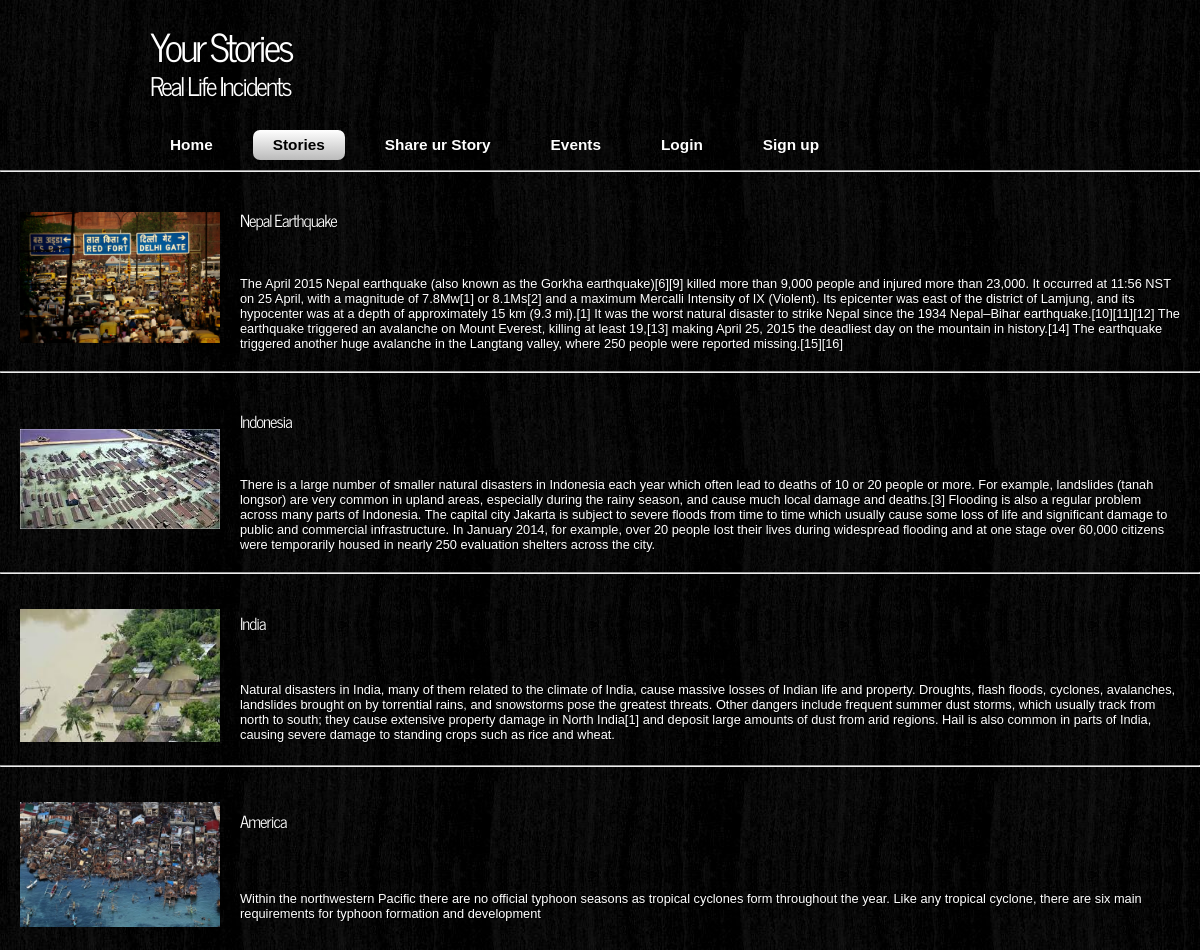
The page /freehtml5ph/displaystory.php on the database its author committed.
### tables this page shows
CREATE TABLE IF NOT EXISTS `temp` (
`id` int(11) NOT NULL,
  `storyname` varchar(200) NOT NULL,
  `imgname` varchar(200) NOT NULL,
  `storydes` varchar(1000) NOT NULL
);

### freehtml5ph/displaystory.php (the view, shortened to what this page needs)
<!DOCTYPE html>
<html>
<head>
  <link rel="stylesheet" type="text/css" href="css/style.css" />
</head>
<body>
  <div id="main">
    <header>
	  <div id="banner">
	    <div id="welcome">
	      <h3>Your Stories</h3>
	    </div>
	    <div id="welcome_slogan">
	      <h3>Real Life Incidents</h3>
	    </div>
	  </div>
    </header>
	<nav>
	  <div id="menubar">
        <ul id="nav">
          <li><a href="index.html">Home</a></li>
          <li class="current"><a href="Story.html">Stories</a></li>
          <li><a href="upload2.html">Share ur Story</a></li>
          <li><a href="projects.html">Events</a></li>
          <li><a href="login.html">Login</a></li>
		  <li><a href="Signup.html">Sign up</a></li>
        </ul>
      </div>
	</nav>
<?php
$query="SELECT *FROM  temp";
$result = mysql_query($query);
?>
<?php
while ($row = mysql_fetch_array($result)){
?>
<table cellspacing="20px">
<tr><td rowspan="2">
<div>
<img src="upload/images/<?php echo $row['imgname'];?>" width="200px" height=auto >
</div><div float="left"></td>
<td>
<h3 float="left"><?php echo $row['storyname'] ?> </h3></td>
</tr>
<tr><td float="left">
<br>
<?php echo $row['storydes'] ?></div><br>
</td></tr>
<hr><br>
<?php
}
?>
</table>

### freehtml5ph/css/style.css (style rules this page uses)
html { height: 100%; }
* { margin: 0; padding: 0; }
body { font: normal 80% Arial, Helvetica, sans-serif; color: #FFF; text-shadow: 1px 1px #000; background: transparent url(../images/background.jpg) repeat; }
article, aside, figure, footer, header, hgroup, nav, section { display:block; }
img { border: 0; }
h1, h2, h3, h4, h5, h6 { font: normal 250% 'News Cycle', Arial, sans-serif; color: #FFF; letter-spacing: -1px; margin: 0 0 10px 0; }
h3 { font-size: 130%; }
a, a:hover { color: #000; background: transparent; outline: none; text-decoration: none; }
ul { margin: 2px 0 22px 30px; line-height: 1.7em; font-style: normal; font-size: 100%; }
#main, header, #banner, #menubar, #site_content, footer, #content_grey, nav { margin-left: auto; margin-right: auto; }
#main { background: transparent; }
header { height: 120px; }
#banner { width: 940px; position: relative; height: 50px; padding: 15px 0 0 0; background: transparent; }
nav { height: 50px; }
#menubar { width: 940px; height: 50px; text-align: center; margin: 0 auto; }
#welcome { width: 880px; float: left; height: 50px; margin: 0 auto; padding-left: 20px; background: transparent; }
#welcome_slogan { width: 880px; float: left; height: 50px; margin: 0 auto; padding-left: 20px; background: transparent; }
#welcome H3 { font: normal 300% 'News Cycle', Arial, sans-serif; letter-spacing: -3px; text-shadow: 1px 1px #000; color: #FFF; }
#welcome_slogan H3 { font: normal 200% 'News Cycle', Arial, sans-serif; letter-spacing: -2px; text-shadow: 1px 1px #000; color: #FFF; }
ul#nav { margin:0; }
ul#nav li { padding: 0 0 0 0px; list-style: none; margin: 2px 0 0 0; display: inline; background: transparent; }
ul#nav li a { float: left; font: bold 120% Arial, Helvetica, sans-serif; height: 24px; margin: 10px 0 0 20px; text-shadow: 0px -1px 0px #000; padding: 6px 20px 0 20px; background: transparent; border-radius: 7px 7px 7px 7px; -moz-border-radius: 7px 7px 7px 7px; -webkit-border: 7px 7px 7px 7px; text-align: center; color: #FFF; text-decoration: none; }
ul#nav li.current a, ul#nav li:hover a { color: #000; background: #CCC; background: -moz-linear-gradient(#FFF, #BBB); background: -o-linear-gradient(#FFF, #BBB); background: -webkit-linear-gradient(#FFF, #BBB); text-shadow: none; }

### rows shown on the page
temp: imgname (picture), storyname "Nepal Earthquake", storydes "The April 2015 Nepal earthquake (also known as the Gorkha earthquake)[6][9] killed more than 9,000 people and injured more than 23,000. It occurred at 11:56 NST on 25 April, with a magnitude of 7.8Mw[1] or 8.1Ms[2] and a maximum Mercalli Intensity of IX (Violent). Its epicenter was east of the district of Lamjung, and its hypocenter was at a depth of approximately 15 km (9.3 mi).[1] It was the worst natural disaster to strike Nepal since the 1934 Nepal–Bihar earthquake.[10][11][12] The earthquake triggered an avalanche on Mount Everest, killing at least 19,[13] making April 25, 2015 the deadliest day on the mountain in history.[14] The earthquake triggered another huge avalanche in the…"
temp: imgname (picture), storyname "Indonesia", storydes "There is a large number of smaller natural disasters in Indonesia each year which often lead to deaths of 10 or 20 people or more. For example, landslides (tanah longsor) are very common in upland areas, especially during the rainy season, and cause much local damage and deaths.[3] Flooding is also a regular problem across many parts of Indonesia. The capital city Jakarta is subject to severe floods from time to time which usually cause some loss of life and significant damage to public and commercial infrastructure. In January 2014, for example, over 20 people lost their lives during widespread flooding and at one stage over 60,000 citizens were temporarily housed in nearly 250 evaluation…"
temp: imgname (picture), storyname "India", storydes "Natural disasters in India, many of them related to the climate of India, cause massive losses of Indian life and property. Droughts, flash floods, cyclones, avalanches, landslides brought on by torrential rains, and snowstorms pose the greatest threats. Other dangers include frequent summer dust storms, which usually track from north to south; they cause extensive property damage in North India[1] and deposit large amounts of dust from arid regions. Hail is also common in parts of India, causing severe damage to standing crops such as rice and wheat."
temp: imgname (picture), storyname "America", storydes "Within the northwestern Pacific there are no official typhoon seasons as tropical cyclones form throughout the year. Like any tropical cyclone, there are six main requirements for typhoon formation and development"
